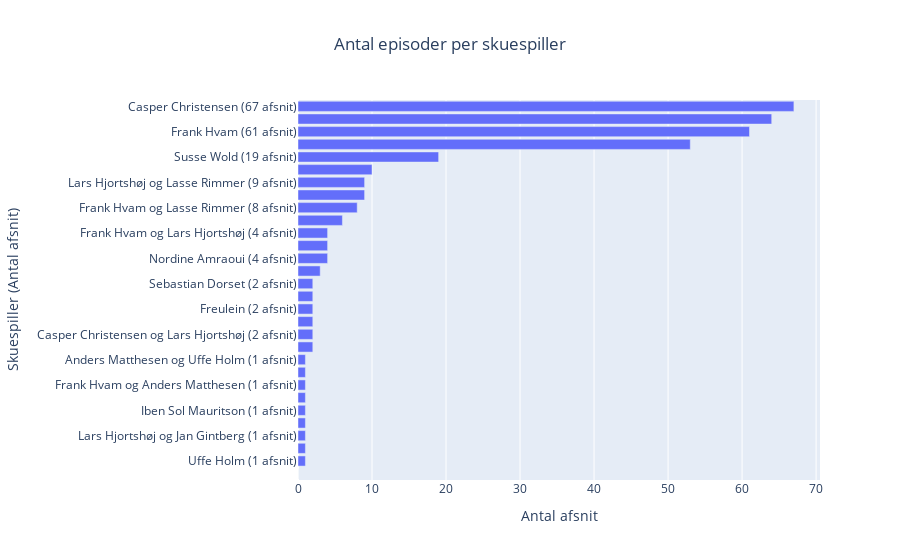

Write notebook code for a chart like this one.
### Code cell
import plotly.express as px

grouped = df.groupby("spillet_af")["afsnit_nummer"].nunique().reset_index(name="antal_afsnit")

### Figure 1 — Plotly figure (JSON) as saved in the notebook; plotly's stock layout.template omitted (floating-point values rounded to 4 significant figures)
{"data": [{"hovertemplate": "Antal afsnit=%{x}<br>Skuespiller (Antal afsnit)=%{y}<extra></extra>", "legendgroup": "", "marker": {"color": "#636efa", "pattern": {"shape": ""}}, "name": "", "orientation": "h", "showlegend": false, "textposition": "auto", "type": "bar", "x": [67, 64, 61, 53, 19, 10, 9, 9, 8, 6, 4, 4, 4, 3, 2, 2, 2, 2, 2, 2, 1, 1, 1, 1, 1, 1, 1, 1, 1, 0], "xaxis": "x", "y": ["Casper Christensen (67 afsnit)", "Lasse Rimmer (64 afsnit)", "Frank Hvam (61 afsnit)", "Lars Hjortshøj (53 afsnit)", "Susse Wold (19 afsnit)", "Casper Christensen, Frank Hvam, Lars Hjortshøj og Lasse Rimmer (10 afsnit)", "Lars Hjortshøj og Lasse Rimmer (9 afsnit)", "Anders Matthesen (9 afsnit)", "Frank Hvam og Lasse Rimmer (8 afsnit)", "Frank Hvam, Lars Hjortshøj og Lasse Rimmer (6 afsnit)", "Frank Hvam og Lars Hjortshøj (4 afsnit)", "Casper Christensen, Frank Hvam og Lasse Rimmer (4 afsnit)", "Nordine Amraoui (4 afsnit)", "Lars Hjortshøj og Casper Christensen (3 afsnit)", "Sebastian Dorset (2 afsnit)", "Lars Hjortshøj og Iben Sol Mauritson (2 afsnit)", "Freulein (2 afsnit)", "Jan Gintberg (2 afsnit)", "Casper Christensen og Lars Hjortshøj (2 afsnit)", "Frank Hvam, Lars Hjortshøj, Lasse Rimmer og Mick Øgendahl (2 afsnit)", "Anders Matthesen og Uffe Holm (1 afsnit)", "Anders Matthesen og Lars Hjortshøj (1 afsnit)", "Frank Hvam og Anders Matthesen (1 afsnit)", "Anders Lund Madsen (1 afsnit)", "Iben Sol Mauritson (1 afsnit)", "John Cleese (1 afsnit)", "Lars Hjortshøj og Jan Gintberg (1 afsnit)", "Thomas Milton (1 afsnit)", "Uffe Holm (1 afsnit)", "Lasse Rimmer og Sebastian Dorset (0 afsnit)"], "yaxis": "y"}], "layout": {"barmode": "relative", "legend": {"tracegroupgap": 0}, "title": {"text": "Antal episoder per skuespiller", "x": 0.5}, "xaxis": {"anchor": "y", "domain": [0, 1], "title": {"text": "Antal afsnit"}}, "yaxis": {"anchor": "x", "autorange": "reversed", "domain": [0, 1], "title": {"text": "Skuespiller (Antal afsnit)"}}}}
